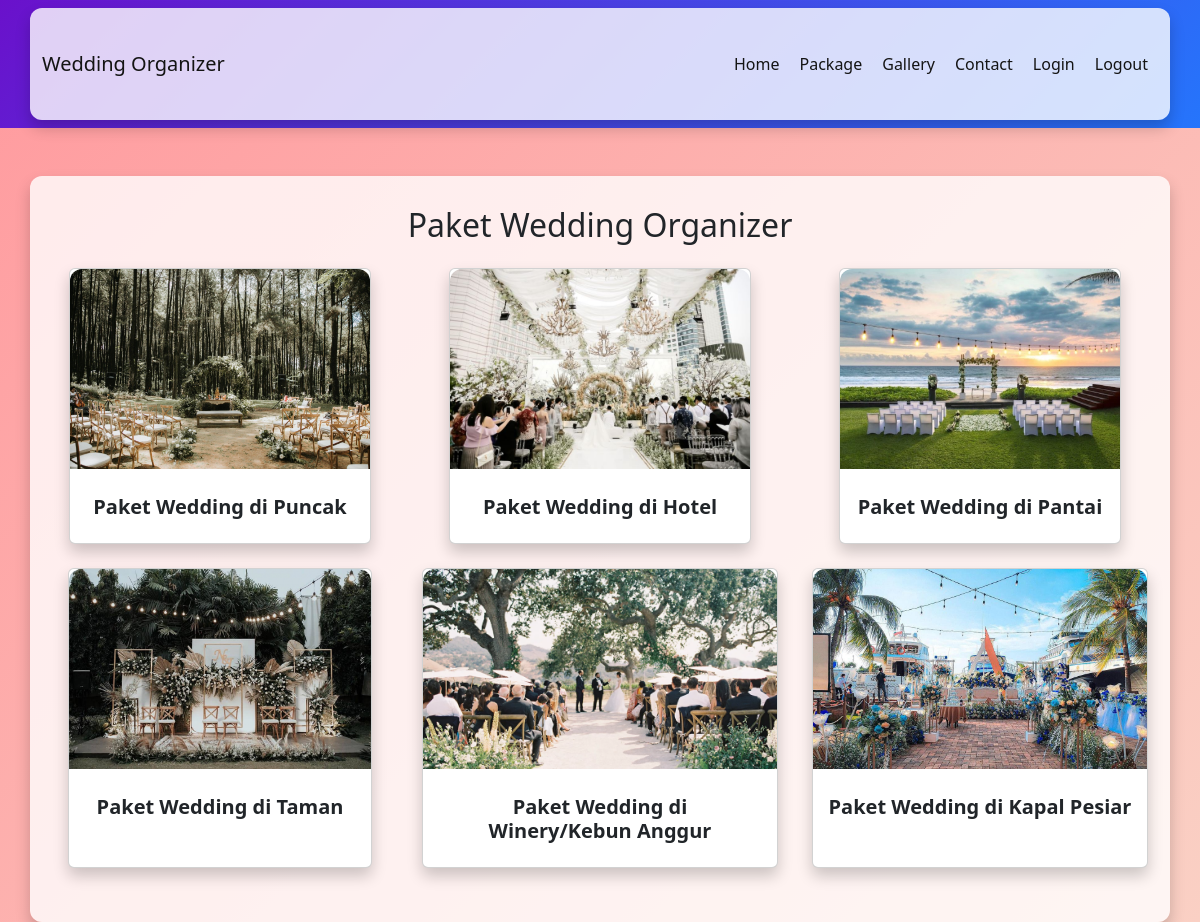
Page /pages/paket.php on the committed database.
### tables this page shows
CREATE TABLE `packages` (
  `id` int(11) NOT NULL,
  `name` varchar(100) NOT NULL,
  `description` text NOT NULL,
  `price` decimal(10,2) NOT NULL,
  `image` varchar(255) DEFAULT NULL,
  `created_at` timestamp NOT NULL DEFAULT current_timestamp()
);

### pages/paket.php (the view, shortened to what this page needs)
<?php
include '../config/database.php';
$query = "SELECT * FROM packages";
$result = mysqli_query($conn, $query);
?>
<!DOCTYPE html>
<html lang="en">
<head>
    <link href="https://cdn.jsdelivr.net/npm/bootstrap@5.3.3/dist/css/bootstrap.min.css" rel="stylesheet">
</head>
<body>
    <?php include '../includes/navbar.php'; ?>
<div class="container mt-5">
    <h2 class="text-center mb-4">Paket Wedding Organizer</h2>
    <div class="row">
        <?php while ($row = mysqli_fetch_assoc($result)): ?>
            <div class="col-md-4 mb-4">
                <div class="card">
                    <img src="../uploads/galeri/<?php echo $row['image']; ?>" class="card-img-top" alt="Paket Image" data-bs-toggle="modal" data-bs-target="#packageModal<?php echo $row['id']; ?>">
                    <div class="card-body">
                        <h5 class="card-title"><?php echo htmlspecialchars($row['name']); ?></h5>
                    </div>
                </div>
            </div>
        <?php endwhile; ?>
    </div>
</div>
</body>
</html>

### pages/paket.php (style rules this page uses)
body { background: linear-gradient(135deg, #ff9a9e, #fad0c4); font-family: Arial, sans-serif; }
.card { border: none; border-radius: 12px; box-shadow: 0 8px 15px rgba(0, 0, 0, 0.2); height: 100%; }
.card img { width: 100%; height: 200px; object-fit: cover; border-top-left-radius: 12px; border-top-right-radius: 12px; cursor: pointer; }
.card-body { padding: 15px; }
.card-title { color: #333333; font-weight: bold; text-align: center; margin-top: 10px; }
h2 { color: #333333; }
.container { background: rgba(255, 255, 255, 0.8); padding: 30px; border-radius: 12px; box-shadow: 0 8px 15px rgba(0, 0, 0, 0.2); }
.col-md-4 { display: flex; justify-content: center; }

### rows in the picture
packages: image (picture), name "Paket Wedding di Puncak"
packages: image (picture), name "Paket Wedding di Hotel"
packages: image (picture), name "Paket Wedding di Pantai"
packages: image (picture), name "Paket Wedding di Taman"
packages: image (picture), name "Paket Wedding di Winery/Kebun Anggur"
packages: image (picture), name "Paket Wedding di Kapal Pesiar"
